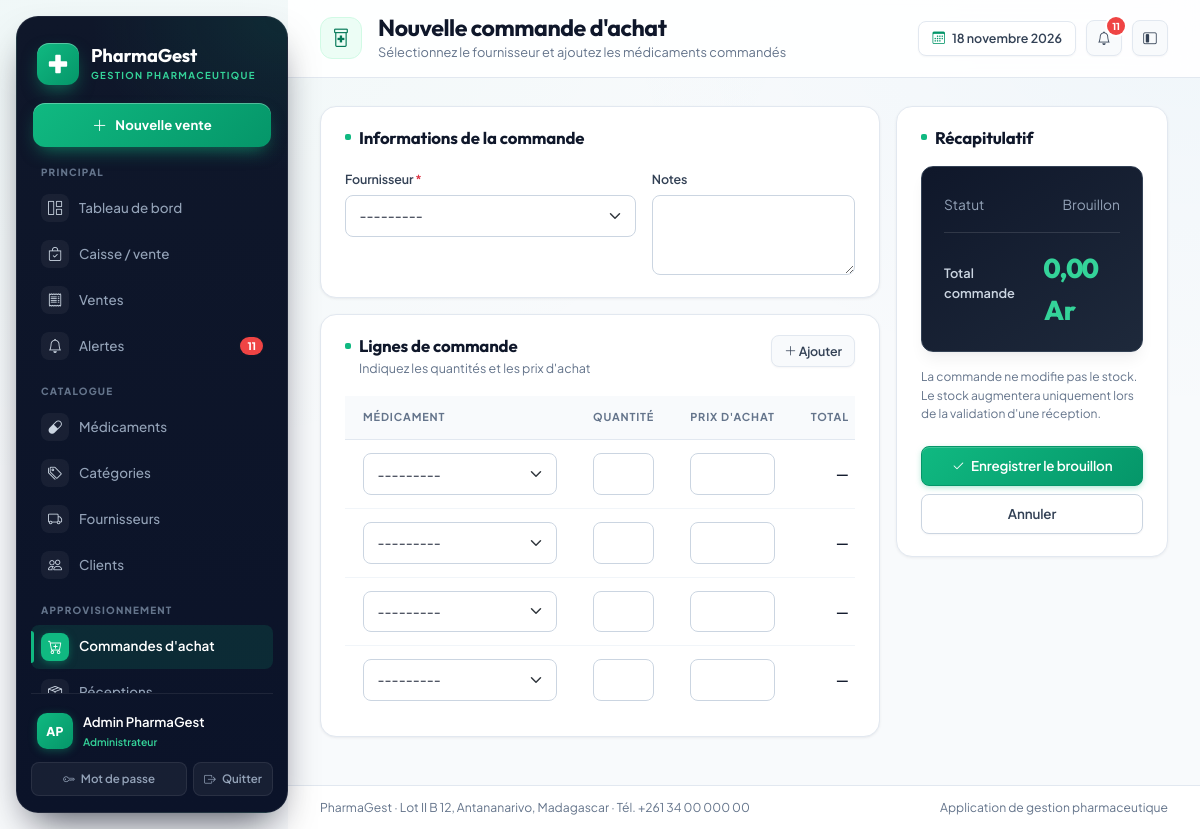
Page /achats/ajouter/ (signed in) on the committed database.
### gestion/models.py (models this page shows, shortened)
class Utilisateur(AbstractUser):
    class Role(models.TextChoices):
        ADMIN = "ADMIN", "Administrateur"
        PHARMACIEN = "PHARMACIEN", "Pharmacien responsable"
        GESTIONNAIRE = "GESTIONNAIRE", "Gestionnaire de stock"
        CAISSIER = "CAISSIER", "Caissier"
        RESPONSABLE = "RESPONSABLE", "Responsable de gestion"
    role = models.CharField(
        "rôle", max_length=20, choices=Role.choices, default=Role.CAISSIER
    )
    telephone = models.CharField("téléphone", max_length=30, blank=True)
    cree_le = models.DateTimeField("créé le", auto_now_add=True)
    class Meta:
        verbose_name = "utilisateur"
        verbose_name_plural = "utilisateurs"
        ordering = ["username"]
    @property
    def nom_complet(self):
        return self.get_full_name() or self.username
    @property
    def est_admin(self):
        return self.is_superuser or self.role == self.Role.ADMIN
    @property
    def peut_vendre(self):
        return self.est_admin or self.role in {
            self.Role.PHARMACIEN,
            self.Role.CAISSIER,
        }
    @property
    def peut_voir_rapports(self):
        return self.est_admin or self.role in {
            self.Role.PHARMACIEN,
            self.Role.RESPONSABLE,
        }

### gestion/views.py (the view, shortened to what this page needs)
class CommandeCreateView(RoleRequisMixin, View):
    roles_autorises = ACHATS
    template_name = "gestion/commande_form.html"
    def get(self, request):
        form = CommandeAchatForm()
        formset = LigneAchatFormSet(instance=CommandeAchat())
        return render(
            request,
            self.template_name,
            {"form": form, "formset": formset, "titre": "Nouvelle commande d'achat"},
        )

### gestion/forms.py
class CommandeAchatForm(BootstrapMixin, forms.ModelForm):
    class Meta:
        model = CommandeAchat
        fields = ("fournisseur", "notes")
        widgets = {"notes": forms.Textarea(attrs={"rows": 2})}
    def __init__(self, *args, **kwargs):
        super().__init__(*args, **kwargs)
        self.fields["fournisseur"].queryset = Fournisseur.objects.filter(
            statut=Fournisseur.Statut.ACTIF
        )

### gestion/models.py (called while the page is built)
def generer_numero(prefixe):
    horodatage = timezone.localtime().strftime("%Y%m%d-%H%M%S")
    alea = secrets.token_hex(2).upper()
    return f"{prefixe}-{horodatage}-{alea}"

def numero_commande():
    return generer_numero("CA")

    def __str__(self):
        return self.raison_sociale

    def __str__(self):
        details = " ".join(v for v in [self.dosage, self.forme_pharmaceutique] if v)
        return f"{self.nom_commercial} {details}".strip()

### gestion/templatetags/gestion_extras.py (called while the page is built)
@register.filter
def initiales(utilisateur):
    if hasattr(utilisateur, "nom_complet"):
        nom = utilisateur.nom_complet
    else:
        nom = str(utilisateur)
    morceaux = [m for m in nom.replace("-", " ").split(" ") if m]
    if not morceaux:
        return "?"
    if len(morceaux) == 1:
        return morceaux[0][:2].upper()
    return (morceaux[0][0] + morceaux[-1][0]).upper()

### gestion/views.py (called while the page is built)
    def dispatch(self, request, *args, **kwargs):
        if not request.user.is_authenticated:
            return self.handle_no_permission()
        if not (
            request.user.est_admin or request.user.role in self.roles_autorises
        ):
            raise PermissionDenied
        return super().dispatch(request, *args, **kwargs)

### templates/gestion/commande_form.html (shortened to what this page needs)
{% extends "gestion/base.html" %}
{% load gestion_extras %}
{% block page_title %}{{ titre }}{% endblock %}
{% block page_subtitle %}Sélectionnez le fournisseur et ajoutez les médicaments commandés{% endblock %}
{% block contenu %}
<form method="post" novalidate>
  <div class="row g-3">
    <div class="col-lg-8">
      <div class="pg-card mb-3">
        <div class="pg-card-header"><h3 class="pg-card-title">Informations de la commande</h3></div>
        <div class="pg-card-body">
          <div class="row g-3">
            <div class="col-md-7">
              <label class="form-label" for="{{ form.fournisseur.id_for_label }}">Fournisseur <span class="text-danger">*</span></label>
              {{ form.fournisseur }}
            </div>
            <div class="col-md-5">
              <label class="form-label" for="{{ form.notes.id_for_label }}">Notes</label>
              {{ form.notes }}
            </div>
          </div>
        </div>
      </div>
      <div class="pg-card" data-formset>
        <div class="pg-card-header">
          <div>
            <h3 class="pg-card-title">Lignes de commande</h3>
            <p class="pg-card-sub">Indiquez les quantités et les prix d'achat</p>
          </div>
          <button class="btn btn-sm btn-soft ms-auto" type="button" data-add-row><i class="bi bi-plus-lg"></i> Ajouter</button>
        </div>
        <div class="pg-card-body">
          <div class="pg-table-wrap">
            <table class="table align-middle">
              <thead><tr><th style="min-width:230px">Médicament</th><th style="width:110px">Quantité</th><th style="width:150px">Prix d'achat</th><th class="text-end" style="width:130px">Total</th><th style="width:46px"></th></tr></thead>
              <tbody data-formset-body>
                {% for ligne_form in formset %}
                <tr>
                  <td>{{ ligne_form.id }}{{ ligne_form.medicament }}{% for error in ligne_form.medicament.errors %}<div class="text-danger small">{{ error }}</div>{% endfor %}</td>
                  <td>{{ ligne_form.quantite_commandee }}{% for error in ligne_form.quantite_commandee.errors %}<div class="text-danger small">{{ error }}</div>{% endfor %}</td>
                  <td>{{ ligne_form.prix_achat }}{% for error in ligne_form.prix_achat.errors %}<div class="text-danger small">{{ error }}</div>{% endfor %}</td>
                  <td class="text-end fw-semibold" data-line-total>—</td>
                </tr>
                {% endfor %}
              </tbody>
            </table>
          </div>
        </div>
      </div>
    </div>
    <div class="col-lg-4">
      <div class="pg-card sticky-top" style="top:100px">
        <div class="pg-card-header"><h3 class="pg-card-title">Récapitulatif</h3></div>
        <div class="pg-card-body">
          <div class="pg-total-box">
            <div class="row-line"><span>Statut</span><span>Brouillon</span></div>
            <div class="grand">
              <span>Total commande</span>
              <strong data-total-general>0 Ar</strong>
            </div>
          </div>
          <p class="pg-muted mt-3 mb-0" style="font-size:.75rem">
            La commande ne modifie pas le stock. Le stock augmentera uniquement lors de la validation d'une réception.
          </p>
        </div>
        <div class="pg-card-body pt-0 d-grid gap-2">
          <button class="btn btn-primary" type="submit"><i class="bi bi-check2 me-1"></i> Enregistrer le brouillon</button>
          <a class="btn btn-outline-secondary" href="{% url 'gestion:commande_liste' %}">Annuler</a>
        </div>
      </div>
    </div>
  </div>
</form>
{% endblock %}

### templates/gestion/base.html (shortened to what this page needs)
{% load static %}
{% load gestion_extras %}
<!doctype html>
<html lang="fr">
<head>
  <link href="https://cdn.jsdelivr.net/npm/bootstrap@5.3.3/dist/css/bootstrap.min.css" rel="stylesheet">
  <link href="https://cdn.jsdelivr.net/npm/bootstrap-icons@1.11.3/font/bootstrap-icons.min.css" rel="stylesheet">
  <link rel="stylesheet" href="{% static 'css/pharmagest.css' %}">
</head>
<body>
  {% with url_name=request.resolver_match.url_name %}
  <div class="pg-shell" data-layout="expanded">
    <aside class="pg-sidebar" id="sidebar" aria-label="Menu principal de navigation">
      <a class="pg-brand" href="{% url 'gestion:tableau_bord' %}" aria-label="Accueil {{ pharmacie_nom }}">
        <span class="pg-brand-mark">
          <svg class="pg-brand-glyph" viewBox="0 0 24 24" fill="currentColor" aria-hidden="true">
            <path
              d="M9 3a1 1 0 0 1 1-1h4a1 1 0 0 1 1 1v6h6a1 1 0 0 1 1 1v4a1 1 0 0 1-1 1h-6v6a1 1 0 0 1-1 1h-4a1 1 0 0 1-1-1v-6H3a1 1 0 0 1-1-1v-4a1 1 0 0 1 1-1h6V3z" />
          </svg>
        </span>
        <span class="pg-brand-text">
          <span class="pg-brand-name">{{ pharmacie_nom }}</span>
          <span class="pg-brand-sub">Gestion pharmaceutique</span>
        </span>
      </a>
      {% if user.peut_vendre %}
      <a class="pg-side-cta" href="{% url 'gestion:caisse' %}" title="Ouvrir la caisse">
        <i class="bi bi-plus-lg"></i>
        <span>Nouvelle vente</span>
      </a>
      {% endif %}
      <nav class="pg-nav-groups" aria-label="Navigation">
        <div class="pg-nav-group">
          <div class="pg-nav-label">Principal</div>
          <div class="pg-nav">
            <a class="pg-nav-link {% if url_name == 'tableau_bord' %}active{% endif %}"
              href="{% url 'gestion:tableau_bord' %}" title="Tableau de bord">
              <i class="bi bi-grid-1x2"></i>
              <span>Tableau de bord</span>
            </a>
            {% if user.peut_vendre %}
            <a class="pg-nav-link {% if url_name == 'caisse' %}active{% endif %}" href="{% url 'gestion:caisse' %}"
              title="Caisse / vente">
              <i class="bi bi-bag-check"></i>
              <span>Caisse / vente</span>
            </a>
            {% endif %}
            <a class="pg-nav-link {% if url_name == 'vente_liste' or url_name == 'vente_detail' or url_name == 'retour_vente' or url_name == 'vente_annuler' %}active{% endif %}"
              href="{% url 'gestion:vente_liste' %}" title="Ventes">
              <i class="bi bi-receipt"></i>
              <span>Ventes</span>
            </a>
            <a class="pg-nav-link {% if url_name == 'alertes' %}active{% endif %}" href="{% url 'gestion:alertes' %}"
              title="Alertes">
              <i class="bi bi-bell"></i>
              {% if alertes_globales %}<span class="pg-nav-badge">{{ alertes_globales }}</span>{% endif %}
              <span>Alertes</span>
            </a>
          </div>
        </div>
        <div class="pg-nav-group">
          <div class="pg-nav-label">Catalogue</div>
          <div class="pg-nav">
            <a class="pg-nav-link {% if url_name == 'medicament_liste' or url_name == 'medicament_detail' or url_name == 'medicament_ajouter' or url_name == 'medicament_modifier' or url_name == 'medicament_supprimer' %}active{% endif %}"
              href="{% url 'gestion:medicament_liste' %}" title="Médicaments">
              <i class="bi bi-capsule"></i>
              <span>Médicaments</span>
            </a>
            <a class="pg-nav-link {% if url_name == 'categorie_liste' or url_name == 'categorie_ajouter' or url_name == 'categorie_modifier' or url_name == 'categorie_supprimer' %}active{% endif %}"
              href="{% url 'gestion:categorie_liste' %}" title="Catégories">
              <i class="bi bi-tags"></i>
              <span>Catégories</span>
            </a>
            <a class="pg-nav-link {% if url_name == 'fournisseur_liste' or url_name == 'fournisseur_detail' or url_name == 'fournisseur_ajouter' or url_name == 'fournisseur_modifier' %}active{% endif %}"
              href="{% url 'gestion:fournisseur_liste' %}" title="Fournisseurs">
              <i class="bi bi-truck"></i>
              <span>Fournisseurs</span>
            </a>
            <a class="pg-nav-link {% if url_name == 'client_liste' or url_name == 'client_detail' or url_name == 'client_ajouter' or url_name == 'client_modifier' %}active{% endif %}"
              href="{% url 'gestion:client_liste' %}" title="Clients">
              <i class="bi bi-people"></i>
              <span>Clients</span>
            </a>
          </div>
        </div>
        {% if user.est_admin or user.role == 'PHARMACIEN' or user.role == 'GESTIONNAIRE' or user.role == 'RESPONSABLE' %}
        <div class="pg-nav-group">
          <div class="pg-nav-label">Approvisionnement</div>
          <div class="pg-nav">
            <a class="pg-nav-link {% if url_name == 'commande_liste' or url_name == 'commande_detail' or url_name == 'commande_ajouter' or url_name == 'commande_modifier' %}active{% endif %}"
              href="{% url 'gestion:commande_liste' %}" title="Commandes d'achat">
              <i class="bi bi-cart-plus"></i>
              <span>Commandes d'achat</span>
            </a>
            <a class="pg-nav-link {% if url_name == 'reception_liste' or url_name == 'reception_detail' or url_name == 'commande_receptionner' %}active{% endif %}"
              href="{% url 'gestion:reception_liste' %}" title="Réceptions">
              <i class="bi bi-box-seam"></i>
              <span>Réceptions</span>
            </a>
          </div>
        </div>
        {% endif %}
      </nav>
      <div class="pg-sidebar-foot">
        <div class="pg-user">
          <span class="pg-avatar">{{ user.nom_complet|initiales }}</span>
          <span class="pg-user-text">
            <span class="name">{{ user.nom_complet }}</span>
            <span class="role">{{ user.get_role_display }}</span>
          </span>
        </div>
        <div class="actions">
          <a href="{% url 'gestion:mot_de_passe' %}" title="Modifier le mot de passe">
            <i class="bi bi-key"></i><span>Mot de passe</span>
          </a>
          <form method="post" action="{% url 'gestion:deconnexion' %}" class="m-0" title="Déconnexion">
            <button type="submit"><i class="bi bi-box-arrow-right"></i><span>Quitter</span></button>
          </form>
        </div>
      </div>
    </aside>
    <div class="pg-main">
      <header class="pg-topbar">
        <span class="pg-page-icon" aria-hidden="true"><i class="bi bi-prescription2"></i></span>
        <div class="pg-heading">
          <h1 class="pg-page-title">{% block page_title %}Tableau de bord{% endblock %}</h1>
          <p class="pg-page-sub">{% block page_subtitle %}Vue d'ensemble de l'activité de la pharmacie{% endblock %}</p>
        </div>
        <div class="pg-topbar-actions">
          <span class="pg-date-chip"><i class="bi bi-calendar3"></i> {% now "j F Y" %}</span>
          <a class="btn btn-soft btn-icon position-relative" href="{% url 'gestion:alertes' %}" title="Alertes"
            aria-label="Alertes">
            <i class="bi bi-bell"></i>
            {% if alertes_globales %}
            <span class="pg-notif-dot">{{ alertes_globales }}</span>
            {% endif %}
          </a>
          <button class="pg-layout-toggle btn btn-soft btn-icon" type="button" aria-label="Basculer le menu compact"
            title="Menu compact" data-layout-toggle>
            <i class="bi bi-layout-sidebar-inset"></i>
          </button>
        </div>
      </header>
      <main class="pg-content" id="contenu">
        {% block contenu %}{% endblock %}
      </main>
      <footer class="pg-footer">
        <span>{{ pharmacie_nom }} · {{ pharmacie_adresse }} · Tél. {{ pharmacie_telephone }}</span>
        <span>Application de gestion pharmaceutique</span>
      </footer>
    </div>
  </div>
  {% endwith %}
</body>
</html>

### rows in the picture
Utilisateur: last_name "PharmaGest", nom_complet|initiales "AP", nom_complet "Admin PharmaGest", role "Administrateur"

### other values in the picture
{{ alertes_globales }} "11"
{{ titre }} "Nouvelle commande d'achat"
{{ pharmacie_adresse }} "Lot II B 12, Antananarivo, Madagascar"
{{ pharmacie_telephone }} "+261 34 00 000 00"
